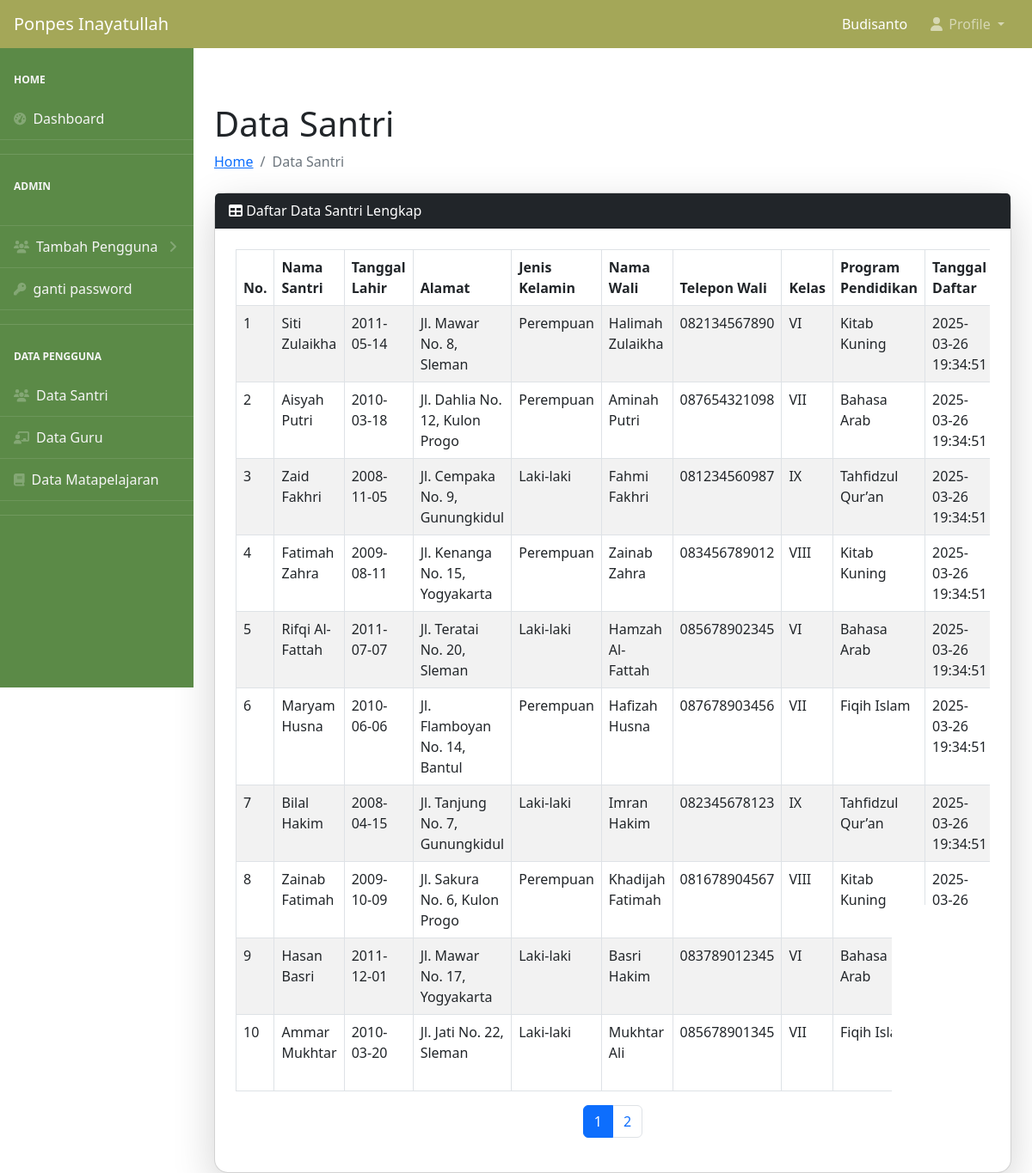
/admin/data_santri.php (signed in), run on the app's committed database.
### tables this page shows
CREATE TABLE `users` (
  `id_user` int NOT NULL,
  `username` varchar(50) NOT NULL,
  `password` varchar(255) NOT NULL,
  `role` enum('admin','guru','santri') NOT NULL,
  `id_admin` int DEFAULT NULL,
  `id_guru` int DEFAULT NULL,
  `id_santri` int DEFAULT NULL,
  `status` enum('Aktif','Tidak Aktif') DEFAULT 'Aktif',
  `created_at` timestamp NULL DEFAULT CURRENT_TIMESTAMP
);

CREATE TABLE `santri` (
  `id_santri` int NOT NULL,
  `nama_santri` varchar(100) NOT NULL,
  `nisn` varchar(15) DEFAULT NULL,
  `tanggal_lahir` date DEFAULT NULL,
  `alamat` text,
  `jenis_kelamin` enum('Laki-laki','Perempuan') DEFAULT NULL,
  `no_telepon_wali` varchar(15) DEFAULT NULL,
  `nama_wali_santri` varchar(100) DEFAULT NULL,
  `kelas` varchar(10) DEFAULT NULL,
  `program_pendidikan` varchar(50) DEFAULT NULL,
  `status_santri` varchar(20) DEFAULT NULL,
  `foto` varchar(255) DEFAULT NULL,
  `tanggal_daftar` timestamp NULL DEFAULT CURRENT_TIMESTAMP
);

### config.php (called while the page is built, shortened)
<?php
$main_url = "http://localhost/ppinayatullah2";
?>

### admin/data_santri.php (the view, shortened to what this page needs)
<?php
require_once "../config.php";
$limit = 10;
$page = isset($_GET['page']) ? (int)$_GET['page'] : 1;
$offset = ($page - 1) * $limit;
$total_data_query = "SELECT COUNT(*) AS total FROM santri";
$total_data_result = mysqli_query($conn, $total_data_query);
$total_data = mysqli_fetch_assoc($total_data_result)['total'] ?? 0;
$total_pages = ceil($total_data / $limit);
$query = "SELECT id_santri, nama_santri, nisn, tanggal_lahir, alamat, jenis_kelamin, no_telepon_wali,
                 nama_wali_santri, kelas, program_pendidikan, foto, tanggal_daftar
          FROM santri
          LIMIT $offset, $limit";
$result = mysqli_query($conn, $query);
require_once "template/header.php";
require_once "template/navbar.php";
require_once "template/side-bar.php";
?>
<div id="layoutSidenav_content">
    <main>
        <div class="container-fluid px-4">
            <h1 class="mt-4">Data Santri</h1>
            <ol class="breadcrumb mb-4">
                <li class="breadcrumb-item"><a href="<?= $main_url ?>/admin/index.php">Home</a></li>
                <li class="breadcrumb-item active">Data Santri</li>
            </ol>
            <div class="card shadow-lg rounded-4">
                <div class="card-header bg-dark text-white">
                    <i class="fas fa-table"></i> Daftar Data Santri Lengkap
                </div>
                <div class="card-body p-4">
                    <div class="table-responsive">
                        <table class="table table-bordered table-striped">
                            <thead>
                                <tr>
                                    <th>No.</th>
                                    <th>Nama Santri</th>
                                    <th>Tanggal Lahir</th>
                                    <th>Alamat</th>
                                    <th>Jenis Kelamin</th>
                                    <th>Nama Wali</th>
                                    <th>Telepon Wali</th>
                                    <th>Kelas</th>
                                    <th>Program Pendidikan</th>
                                    <th>Tanggal Daftar</th>
                                </tr>
                            </thead>
                            <tbody>
                                <?php if ($result && mysqli_num_rows($result) > 0): ?>
                                    <?php $no = $offset + 1; ?>
                                    <?php while ($row = mysqli_fetch_assoc($result)): ?>
                                        <tr>
                                            <td><?= $no++; ?></td>
                                            <td><?= htmlspecialchars($row['nama_santri'] ?? 'Tidak tersedia'); ?></td>
                                            <td><?= htmlspecialchars($row['tanggal_lahir'] ?? 'Tidak tersedia'); ?></td>
                                            <td><?= htmlspecialchars($row['alamat'] ?? 'Tidak tersedia'); ?></td>
                                            <td><?= htmlspecialchars($row['jenis_kelamin'] ?? 'Tidak tersedia'); ?></td>
                                            <td><?= htmlspecialchars($row['nama_wali_santri'] ?? 'Tidak tersedia'); ?></td>
                                            <td><?= htmlspecialchars($row['no_telepon_wali'] ?? 'Tidak tersedia'); ?></td>
                                            <td><?= htmlspecialchars($row['kelas'] ?? 'Tidak tersedia'); ?></td>
                                            <td><?= htmlspecialchars($row['program_pendidikan'] ?? 'Tidak tersedia'); ?></td>
                                            <td><?= htmlspecialchars($row['tanggal_daftar'] ?? 'Tidak tersedia'); ?></td>
                                        </tr>
                                    <?php endwhile; ?>
                                <?php else: ?>
                                    <tr>
                                        <td colspan="12" class="text-center">Data tidak ditemukan</td>
                                    </tr>
                                <?php endif; ?>
                            </tbody>
                        </table>
                    </div>
                    <nav aria-label="Page navigation example">
                        <ul class="pagination justify-content-center">
                            <?php for ($i = 1; $i <= $total_pages; $i++): ?>
                                <li class="page-item <?= $page == $i ? 'active' : ''; ?>">
                                    <a class="page-link" href="?page=<?= $i; ?>"><?= $i; ?></a>
                                </li>
                            <?php endfor; ?>
                        </ul>
                    </nav>
                </div>
            </div>
        </div>
    </main>
</div>

### admin/template/navbar.php (shortened to what this page needs)
<?php
require_once "../config.php";
$id_admin = $_SESSION['id_admin'];
$query = mysqli_query($conn, "SELECT users.username, users.role, admin.nama_lengkap, admin.email, admin.no_hp
                              FROM users
                              LEFT JOIN admin ON users.id_admin = admin.id_admin
                              WHERE users.id_admin = '$id_admin'") or die(mysqli_error($conn));
$profile = mysqli_fetch_assoc($query);
?>
<body class="sb-nav-fixed" style="padding-top: 40px;">
    <nav class="sb-topnav navbar navbar-expand navbar-dark custom-navbar">
        <a class="navbar-brand ps-3" href="<?= $main_url ?>index.php">Ponpes Inayatullah</a>
        <form class="d-none d-md-inline-block form-inline ms-auto me-0 me-md-3 my-2 my-md-0">
            <span class="text-white text-capitalize">
                <?= htmlspecialchars($profile['username']) ?>
            </span>
        </form>
        <ul class="navbar-nav ms-auto ms-md-0 me-3 me-lg-4">
            <li class="nav-item dropdown">
                <a class="nav-link dropdown-toggle" id="navbarDropdown" href="#" role="button"
                    data-bs-toggle="dropdown" aria-expanded="false">
                    <i class="fas fa-user fa-fw"></i> Profile
                </a>
            </li>
        </ul>
    </nav>
</body>

### admin/template/navbar.php (style rules this page uses)
.custom-navbar { background-color: rgb(164, 167, 88) !important; }

### data on the page
users: username "Budisanto"
santri: nama_santri "Siti Zulaikha", tanggal_lahir "2011-05-14", alamat "Jl. Mawar No. 8, Sleman", jenis_kelamin "Perempuan", nama_wali_santri "Halimah Zulaikha", no_telepon_wali "082134567890", kelas "VI", program_pendidikan "Kitab Kuning", tanggal_daftar "2025-03-26 19:34:51"
santri: nama_santri "Aisyah Putri", tanggal_lahir "2010-03-18", alamat "Jl. Dahlia No. 12, Kulon Progo", jenis_kelamin "Perempuan", nama_wali_santri "Aminah Putri", no_telepon_wali "087654321098", kelas "VII", program_pendidikan "Bahasa Arab", tanggal_daftar "2025-03-26 19:34:51"
santri: nama_santri "Zaid Fakhri", tanggal_lahir "2008-11-05", alamat "Jl. Cempaka No. 9, Gunungkidul", jenis_kelamin "Laki-laki", nama_wali_santri "Fahmi Fakhri", no_telepon_wali "081234560987", kelas "IX", program_pendidikan "Tahfidzul Qur’an", tanggal_daftar "2025-03-26 19:34:51"
santri: nama_santri "Fatimah Zahra", tanggal_lahir "2009-08-11", alamat "Jl. Kenanga No. 15, Yogyakarta", jenis_kelamin "Perempuan", nama_wali_santri "Zainab Zahra", no_telepon_wali "083456789012", kelas "VIII", program_pendidikan "Kitab Kuning", tanggal_daftar "2025-03-26 19:34:51"
santri: nama_santri "Rifqi Al-Fattah", tanggal_lahir "2011-07-07", alamat "Jl. Teratai No. 20, Sleman", jenis_kelamin "Laki-laki", nama_wali_santri "Hamzah Al-Fattah", no_telepon_wali "085678902345", kelas "VI", program_pendidikan "Bahasa Arab", tanggal_daftar "2025-03-26 19:34:51"
santri: nama_santri "Maryam Husna", tanggal_lahir "2010-06-06", alamat "Jl. Flamboyan No. 14, Bantul", jenis_kelamin "Perempuan", nama_wali_santri "Hafizah Husna", no_telepon_wali "087678903456", kelas "VII", program_pendidikan "Fiqih Islam", tanggal_daftar "2025-03-26 19:34:51"
santri: nama_santri "Bilal Hakim", tanggal_lahir "2008-04-15", alamat "Jl. Tanjung No. 7, Gunungkidul", jenis_kelamin "Laki-laki", nama_wali_santri "Imran Hakim", no_telepon_wali "082345678123", kelas "IX", program_pendidikan "Tahfidzul Qur’an", tanggal_daftar "2025-03-26 19:34:51"
santri: nama_santri "Zainab Fatimah", tanggal_lahir "2009-10-09", alamat "Jl. Sakura No. 6, Kulon Progo", jenis_kelamin "Perempuan", nama_wali_santri "Khadijah Fatimah", no_telepon_wali "081678904567", kelas "VIII", program_pendidikan "Kitab Kuning", tanggal_daftar "2025-03-26 19:34:51"
santri: nama_santri "Hasan Basri", tanggal_lahir "2011-12-01", alamat "Jl. Mawar No. 17, Yogyakarta", jenis_kelamin "Laki-laki", nama_wali_santri "Basri Hakim", no_telepon_wali "083789012345", kelas "VI", program_pendidikan "Bahasa Arab"
santri: nama_santri "Ammar Mukhtar", tanggal_lahir "2010-03-20", alamat "Jl. Jati No. 22, Sleman", jenis_kelamin "Laki-laki", nama_wali_santri "Mukhtar Ali", no_telepon_wali "085678901345", kelas "VII", program_pendidikan "Fiqih Islam"
